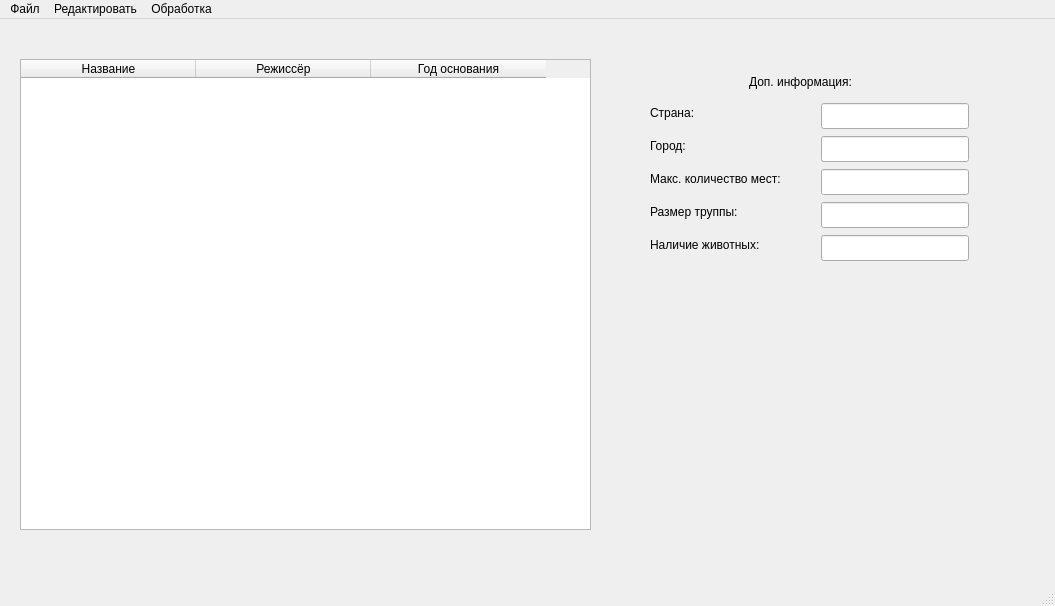
<?xml version="1.0" encoding="UTF-8"?>
<ui version="4.0">
 <class>MainWindow</class>
 <widget class="QMainWindow" name="MainWindow">
  <property name="geometry">
   <rect>
    <x>0</x>
    <y>0</y>
    <width>1055</width>
    <height>606</height>
   </rect>
  </property>
  <property name="windowTitle">
   <string>MainWindow</string>
  </property>
  <widget class="QWidget" name="centralwidget">
   <widget class="QTableWidget" name="tableWidget">
    <property name="geometry">
     <rect>
      <x>20</x>
      <y>40</y>
      <width>571</width>
      <height>471</height>
     </rect>
    </property>
    <property name="columnCount">
     <number>3</number>
    </property>
    <attribute name="horizontalHeaderDefaultSectionSize">
     <number>175</number>
    </attribute>
    <column>
     <property name="text">
      <string>Название</string>
     </property>
    </column>
    <column>
     <property name="text">
      <string>Режиссёр</string>
     </property>
    </column>
    <column>
     <property name="text">
      <string>Год основания</string>
     </property>
    </column>
   </widget>
   <widget class="QLabel" name="label">
    <property name="geometry">
     <rect>
      <x>749</x>
      <y>53</y>
      <width>131</width>
      <height>20</height>
     </rect>
    </property>
    <property name="styleSheet">
     <string notr="true"/>
    </property>
    <property name="text">
     <string>Доп. информация:</string>
    </property>
   </widget>
   <widget class="QLabel" name="label_pic">
    <property name="geometry">
     <rect>
      <x>630</x>
      <y>290</y>
      <width>371</width>
      <height>231</height>
     </rect>
    </property>
    <property name="text">
     <string/>
    </property>
   </widget>
   <widget class="QLineEdit" name="le_size_of_troupe">
    <property name="geometry">
     <rect>
      <x>821</x>
      <y>183</y>
      <width>148</width>
      <height>26</height>
     </rect>
    </property>
    <property name="readOnly">
     <bool>true</bool>
    </property>
   </widget>
   <widget class="QLineEdit" name="le_availability_of_animals">
    <property name="geometry">
     <rect>
      <x>821</x>
      <y>216</y>
      <width>148</width>
      <height>26</height>
     </rect>
    </property>
    <property name="readOnly">
     <bool>true</bool>
    </property>
   </widget>
   <widget class="QLineEdit" name="le_city">
    <property name="geometry">
     <rect>
      <x>821</x>
      <y>117</y>
      <width>148</width>
      <height>26</height>
     </rect>
    </property>
    <property name="readOnly">
     <bool>true</bool>
    </property>
   </widget>
   <widget class="QLabel" name="label_3">
    <property name="geometry">
     <rect>
      <x>650</x>
      <y>117</y>
      <width>49</width>
      <height>20</height>
     </rect>
    </property>
    <property name="styleSheet">
     <string notr="true"/>
    </property>
    <property name="text">
     <string>Город: </string>
    </property>
   </widget>
   <widget class="QLabel" name="label_4">
    <property name="geometry">
     <rect>
      <x>650</x>
      <y>183</y>
      <width>109</width>
      <height>20</height>
     </rect>
    </property>
    <property name="styleSheet">
     <string notr="true"/>
    </property>
    <property name="text">
     <string>Размер труппы:</string>
    </property>
   </widget>
   <widget class="QLineEdit" name="le_country">
    <property name="geometry">
     <rect>
      <x>821</x>
      <y>84</y>
      <width>148</width>
      <height>26</height>
     </rect>
    </property>
    <property name="readOnly">
     <bool>true</bool>
    </property>
   </widget>
   <widget class="QLabel" name="label_6">
    <property name="geometry">
     <rect>
      <x>650</x>
      <y>216</y>
      <width>138</width>
      <height>20</height>
     </rect>
    </property>
    <property name="styleSheet">
     <string notr="true"/>
    </property>
    <property name="text">
     <string>Наличие животных:</string>
    </property>
   </widget>
   <widget class="QLineEdit" name="le_amount_of_seats">
    <property name="geometry">
     <rect>
      <x>821</x>
      <y>150</y>
      <width>148</width>
      <height>26</height>
     </rect>
    </property>
    <property name="readOnly">
     <bool>true</bool>
    </property>
   </widget>
   <widget class="QLabel" name="label_2">
    <property name="geometry">
     <rect>
      <x>650</x>
      <y>84</y>
      <width>52</width>
      <height>20</height>
     </rect>
    </property>
    <property name="styleSheet">
     <string notr="true"/>
    </property>
    <property name="text">
     <string>Страна:</string>
    </property>
   </widget>
   <widget class="QLabel" name="label_5">
    <property name="geometry">
     <rect>
      <x>650</x>
      <y>150</y>
      <width>164</width>
      <height>20</height>
     </rect>
    </property>
    <property name="styleSheet">
     <string notr="true"/>
    </property>
    <property name="text">
     <string>Макс. количество мест: </string>
    </property>
   </widget>
  </widget>
  <widget class="QMenuBar" name="menubar">
   <property name="geometry">
    <rect>
     <x>0</x>
     <y>0</y>
     <width>1055</width>
     <height>26</height>
    </rect>
   </property>
   <widget class="QMenu" name="menu">
    <property name="title">
     <string>Файл</string>
    </property>
    <addaction name="action_save_file"/>
    <addaction name="action_load_file"/>
    <addaction name="separator"/>
    <addaction name="action_save_bin_file"/>
    <addaction name="action_load_bin_file"/>
   </widget>
   <widget class="QMenu" name="menu_2">
    <property name="title">
     <string>Редактировать</string>
    </property>
    <addaction name="action_add_element"/>
    <addaction name="action_edit"/>
    <addaction name="action_delete"/>
    <addaction name="action_delete_all"/>
   </widget>
   <widget class="QMenu" name="menu_3">
    <property name="title">
     <string>Обработка</string>
    </property>
    <addaction name="action_search_for_fields"/>
    <addaction name="action_sort_for_amount"/>
    <addaction name="action_biggest_of_troupe"/>
    <addaction name="action_city_max_amount"/>
    <addaction name="action_youngest_circle_animals"/>
    <addaction name="action_select_many_circles"/>
   </widget>
   <addaction name="menu"/>
   <addaction name="menu_2"/>
   <addaction name="menu_3"/>
  </widget>
  <widget class="QStatusBar" name="statusbar"/>
  <action name="action_add_element">
   <property name="text">
    <string>Добавить</string>
   </property>
  </action>
  <action name="action_edit">
   <property name="text">
    <string>Изменить</string>
   </property>
  </action>
  <action name="action_delete">
   <property name="text">
    <string>Удалить</string>
   </property>
  </action>
  <action name="action_save_file">
   <property name="text">
    <string>Сохранить в...</string>
   </property>
  </action>
  <action name="action_load_file">
   <property name="text">
    <string>Загрузить из...</string>
   </property>
  </action>
  <action name="action_save_bin_file">
   <property name="text">
    <string>Сохранить как bin файл в...</string>
   </property>
  </action>
  <action name="action_load_bin_file">
   <property name="text">
    <string>Загрузить bin файл из...</string>
   </property>
  </action>
  <action name="action_search_for_fields">
   <property name="text">
    <string>Поиск по всем полям</string>
   </property>
  </action>
  <action name="action_sort_for_amount">
   <property name="text">
    <string>Упорядочить по количеству мест </string>
   </property>
  </action>
  <action name="action_biggest_of_troupe">
   <property name="text">
    <string>Найти самый большой (по труппе) театр без животных</string>
   </property>
  </action>
  <action name="action_city_max_amount">
   <property name="text">
    <string>Найти город с самым большим количеством цирков</string>
   </property>
  </action>
  <action name="action_youngest_circle_animals">
   <property name="text">
    <string>Самый молодой цирк с животными</string>
   </property>
  </action>
  <action name="action_select_many_circles">
   <property name="text">
    <string>Выбрать все цирки цирки старше заданного с размером труппы более заданного</string>
   </property>
  </action>
  <action name="action_delete_all">
   <property name="text">
    <string>Удалить всё</string>
   </property>
  </action>
 </widget>
 <resources/>
 <connections/>
</ui>
